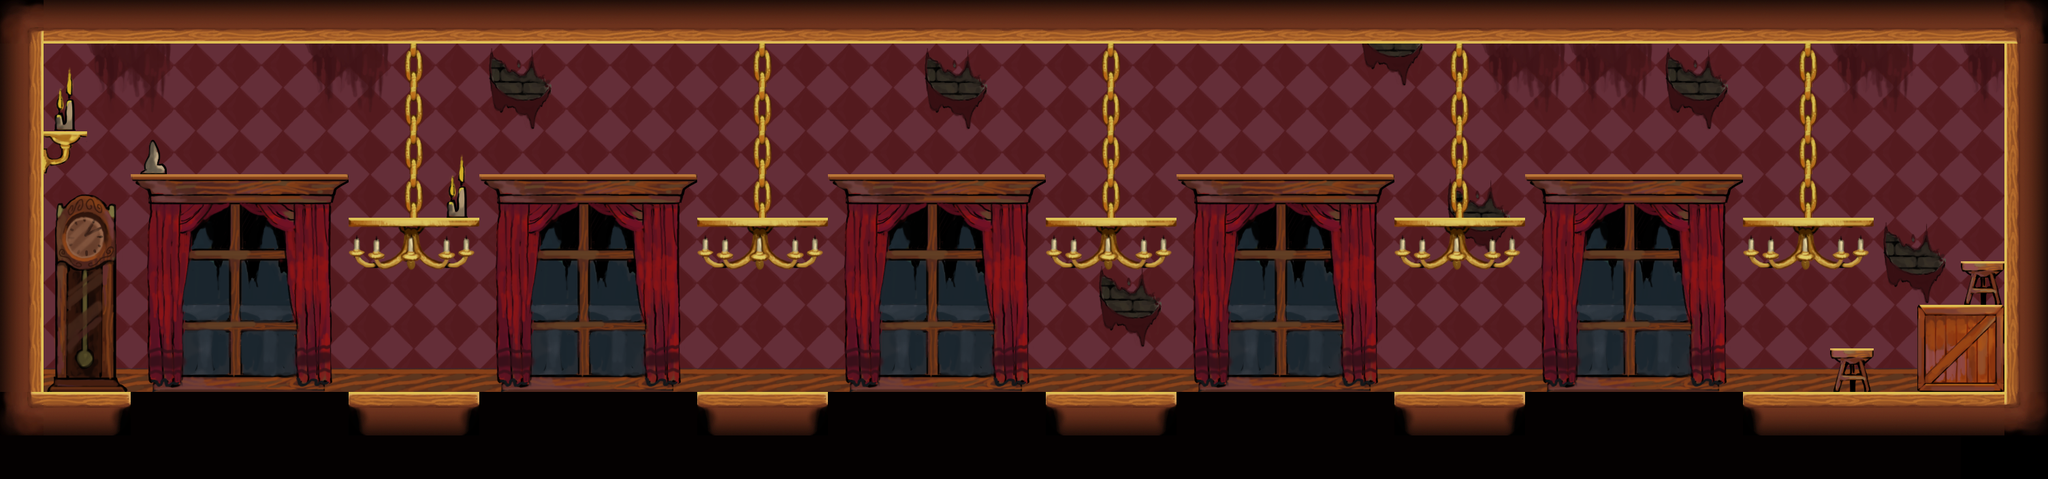

A level layout from a 2D game, rendered from its tile map. Below: a short description, then the map file with its tile-grid data intact:
An orthogonal 47x11 tile map with 64x64 px tiles, 3 tile layers (backgroundLayer0, backgroundLayer1, blockedLayer) and 5 objects.

<map version="1.0" orientation="orthogonal" renderorder="right-down" width="47" height="11" tilewidth="64" tileheight="64" nextobjectid="6">
 <tileset firstgid="1" name="tileset" tilewidth="64" tileheight="64">
  <image source="../src/images/tileset.png" width="960" height="832" />
 </tileset>
 <layer name="backgroundLayer0" width="47" height="11">
  <data encoding="csv">
0,0,0,0,0,0,0,0,0,0,0,0,0,0,0,0,0,0,0,0,0,0,0,0,0,0,0,0,0,0,0,0,0,0,0,0,0,0,0,0,0,0,0,0,0,0,0,
0,33,49,50,33,33,33,49,50,33,33,47,48,33,33,33,33,33,33,33,33,47,48,33,33,33,33,33,33,33,33,62,63,33,49,50,49,50,47,48,33,33,49,50,33,49,50,
33,33,64,65,33,33,33,64,65,33,33,62,63,33,33,33,33,33,33,33,33,62,63,33,33,33,33,33,33,33,33,33,33,33,64,65,64,65,62,63,33,33,64,65,33,64,65,
33,33,33,33,33,33,33,33,33,33,33,33,33,33,33,33,33,33,33,33,33,33,33,33,33,33,33,33,33,33,33,33,33,33,33,33,33,33,33,33,33,33,33,33,33,33,0,
33,33,33,33,33,33,33,33,33,33,33,33,33,33,33,33,33,33,33,33,33,33,33,33,33,33,33,33,33,33,33,33,33,47,48,33,33,33,33,33,33,33,33,33,33,33,0,
33,33,33,33,33,33,33,33,33,33,33,33,33,33,33,33,33,33,33,33,33,33,33,33,33,33,33,33,33,33,33,33,33,62,63,33,33,33,33,33,33,33,33,47,48,33,0,
33,33,33,33,33,33,33,33,33,33,33,33,33,33,33,33,33,33,33,33,33,33,33,33,33,47,48,33,33,33,33,33,33,33,33,33,33,33,33,33,33,33,33,62,63,33,0,
33,33,33,33,33,33,33,33,33,33,33,33,33,33,33,33,33,33,33,33,33,33,33,33,33,62,63,33,33,33,33,33,33,33,33,33,33,33,33,33,33,33,33,33,33,33,0,
33,111,111,111,111,111,111,111,111,111,111,111,111,111,111,111,111,111,111,111,111,111,111,111,111,111,111,111,111,111,111,111,111,111,111,111,111,111,111,111,111,111,111,111,112,112,0,
33,62,63,91,91,91,91,91,33,33,63,91,91,91,91,91,33,33,63,91,91,91,91,91,33,33,63,91,91,91,91,91,33,33,63,91,91,91,91,91,33,33,33,33,33,0,0,
91,91,91,91,91,91,91,91,91,91,91,91,91,91,91,91,91,91,91,91,91,91,91,91,91,91,91,91,91,91,91,91,91,91,91,91,91,91,91,91,91,91,91,91,91,0,0
</data>
 </layer>
 <layer name="backgroundLayer1" width="47" height="11">
  <data encoding="csv">
0,0,0,0,0,0,0,0,0,0,0,0,0,0,0,0,0,0,0,0,0,0,0,0,0,0,0,0,0,0,0,0,0,0,0,0,0,0,0,0,0,0,0,0,0,0,0,
0,31,0,0,0,0,0,0,0,32,0,0,0,0,0,0,0,32,0,0,0,0,0,0,0,32,0,0,0,0,0,0,0,32,0,0,0,0,0,0,0,32,0,0,0,0,0,
0,46,0,0,0,0,0,0,0,32,0,0,0,0,0,0,0,32,0,0,0,0,0,0,0,32,0,0,0,0,0,0,0,32,0,0,0,0,0,0,0,32,0,0,0,0,0,
0,0,0,4,0,0,0,0,0,32,31,0,0,0,0,0,0,32,0,0,0,0,0,0,0,32,0,0,0,0,0,0,0,32,0,0,0,0,0,0,0,32,0,0,0,0,0,
0,6,7,0,0,0,0,0,0,32,46,0,0,0,0,0,0,32,0,0,0,0,0,0,0,32,0,0,0,0,0,0,0,32,0,0,0,0,0,0,0,32,0,0,0,0,0,
0,21,22,23,24,25,26,27,0,0,0,23,24,25,26,27,0,0,0,23,24,25,26,27,0,0,0,23,24,25,26,27,0,0,0,23,24,25,26,27,0,0,0,0,0,0,0,
0,36,37,38,39,40,41,42,28,29,30,38,39,40,41,42,28,29,30,38,39,40,41,42,28,29,30,38,39,40,41,42,28,29,30,38,39,40,41,42,28,29,30,0,0,0,0,
0,51,52,53,54,55,56,57,0,0,0,53,54,55,56,57,0,0,0,53,54,55,56,57,0,0,0,53,54,55,56,57,0,0,0,53,54,55,56,57,0,0,0,0,0,0,0,
0,66,67,68,69,70,71,72,0,0,0,68,69,70,71,72,0,0,0,68,69,70,71,72,0,0,0,68,69,70,71,72,0,0,0,68,69,70,71,72,0,0,0,0,0,0,0,
0,0,0,0,0,0,0,0,0,0,0,0,0,0,0,0,0,0,0,0,0,0,0,0,0,0,0,0,0,0,0,0,0,0,0,0,0,0,0,0,0,0,0,0,0,0,0,
0,0,0,91,91,91,91,91,0,0,0,0,0,0,0,0,0,0,0,0,0,0,0,0,0,0,0,0,0,0,0,0,0,0,0,0,0,0,0,0,0,0,0,0,0,0,0
</data>
 </layer>
 <layer name="blockedLayer" width="47" height="11">
  <data encoding="csv">
92,96,97,98,96,97,98,96,97,98,96,97,96,97,98,96,97,98,96,97,98,96,97,96,97,98,96,97,98,96,97,96,97,98,96,97,98,96,97,98,96,97,98,96,97,98,93,
94,0,0,0,0,0,0,0,0,0,0,0,0,0,0,0,0,0,0,0,0,0,0,0,0,0,0,0,0,0,0,0,0,0,0,0,0,0,0,0,0,0,0,0,0,0,80,
94,0,0,0,0,0,0,0,0,0,0,0,0,0,0,0,0,0,0,0,0,0,0,0,0,0,0,0,0,0,0,0,0,0,0,0,0,0,0,0,0,0,0,0,0,0,80,
94,43,0,0,0,0,0,0,0,0,0,0,0,0,0,0,0,0,0,0,0,0,0,0,0,0,0,0,0,0,0,0,0,0,0,0,0,0,0,0,0,0,0,0,0,0,80,
94,0,0,8,9,10,11,12,0,0,0,8,9,10,11,12,0,0,0,8,9,10,11,12,0,0,0,8,9,10,11,12,0,0,0,8,9,10,11,12,0,0,0,0,0,0,80,
94,0,0,0,0,0,0,0,13,14,15,0,0,0,0,0,13,14,15,0,0,0,0,0,13,14,15,0,0,0,0,0,13,14,15,0,0,0,0,0,13,14,15,0,0,0,80,
94,0,0,0,0,0,0,0,0,0,0,0,0,0,0,0,0,0,0,0,0,0,0,0,0,0,0,0,0,0,0,0,0,0,0,0,0,0,0,0,0,0,0,0,0,3,80,
94,0,0,0,0,0,0,0,0,0,0,0,0,0,0,0,0,0,0,0,0,0,0,0,0,0,0,0,0,0,0,0,0,0,0,0,0,0,0,0,0,0,0,0,1,2,80,
94,0,0,0,0,0,0,0,0,0,0,0,0,0,0,0,0,0,0,0,0,0,0,0,0,0,0,0,0,0,0,0,0,0,0,0,0,0,0,0,0,0,3,0,16,17,95,
107,77,81,0,0,0,0,0,82,77,81,0,0,0,0,0,82,77,81,0,0,0,0,0,82,77,81,0,0,0,0,0,82,77,81,0,0,0,0,0,82,77,78,77,77,78,108,
0,0,0,0,0,0,0,0,0,0,0,0,0,0,0,0,0,0,0,0,0,0,0,0,0,0,0,0,0,0,0,0,0,0,0,0,0,0,0,0,0,0,0,0,0,0,0
</data>
 </layer>
 <objectgroup name="objectLayer">
  <object id="1" gid="61" x="320" y="448" />
  <object id="2" gid="61" x="832" y="448" />
  <object id="3" gid="61" x="1344" y="448" />
  <object id="4" gid="61" x="1856" y="448" />
  <object id="5" gid="61" x="2368" y="448" />
 </objectgroup>
</map>